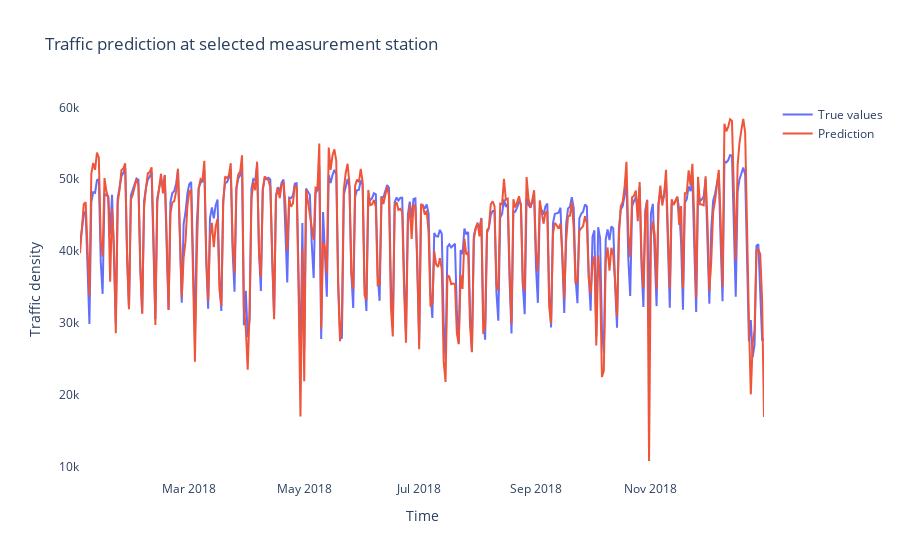

Notebook code for this chart:
### Code cell
# A nice plot
plot_pred = df[['Z1061','Z1061_pred','datetime','year']]
plot_pred = plot_pred.rename(columns={'Z1061_pred': 'Prediction','Z1061': 'True values'})
plot_pred = plot_pred[plot_pred.datetime > '1/1/2018']
plot_pred = plot_pred.melt(['datetime','year'])


figure1 = px.line(plot_pred,
                         x='datetime',
                         y='value', color='variable', range_x=[plot_pred.datetime.min(),plot_pred.datetime.max()],
                         title='Traffic prediction at selected measurement station',
                          labels={
                     "value": "Traffic density",
                     "datetime": "Time",
                     "variable": ""}).update_layout(
                                   {'plot_bgcolor': 'rgba(0, 0, 0, 0)',
                                    'paper_bgcolor': 'rgba(0, 0, 0, 0)'})
figure1.show()

### Figure 1 — Plotly figure (JSON) as saved in the notebook; plotly's stock layout.template omitted (floating-point values rounded to 4 significant figures; data arrays with more than 128 entries replaced by an {"elided": "..."} marker saying what was removed)
{"data": [{"hovertemplate": "=True values<br>Time=%{x}<br>Traffic density=%{y}<extra></extra>", "legendgroup": "True values", "line": {"color": "#636efa", "dash": "solid"}, "marker": {"symbol": "circle"}, "mode": "lines", "name": "True values", "orientation": "v", "showlegend": true, "type": "scatter", "x": {"elided": "364 str values"}, "xaxis": "x", "y": {"elided": "364 int values"}, "yaxis": "y"}, {"hovertemplate": "=Prediction<br>Time=%{x}<br>Traffic density=%{y}<extra></extra>", "legendgroup": "Prediction", "line": {"color": "#EF553B", "dash": "solid"}, "marker": {"symbol": "circle"}, "mode": "lines", "name": "Prediction", "orientation": "v", "showlegend": true, "type": "scatter", "x": {"elided": "364 str values"}, "xaxis": "x", "y": {"elided": "364 int values"}, "yaxis": "y"}], "layout": {"autosize": true, "legend": {"title": {"text": ""}, "tracegroupgap": 0}, "paper_bgcolor": "rgba(0, 0, 0, 0)", "plot_bgcolor": "rgba(0, 0, 0, 0)", "title": {"text": "Traffic prediction at selected measurement station"}, "xaxis": {"anchor": "y", "domain": [0, 1], "range": ["2018-01-02T00:00:00", "2018-12-31T00:00:00"], "title": {"text": "Time"}, "type": "date"}, "yaxis": {"anchor": "x", "autorange": true, "domain": [0, 1], "range": [8116.0, 61030.0], "title": {"text": "Traffic density"}, "type": "linear"}}}
